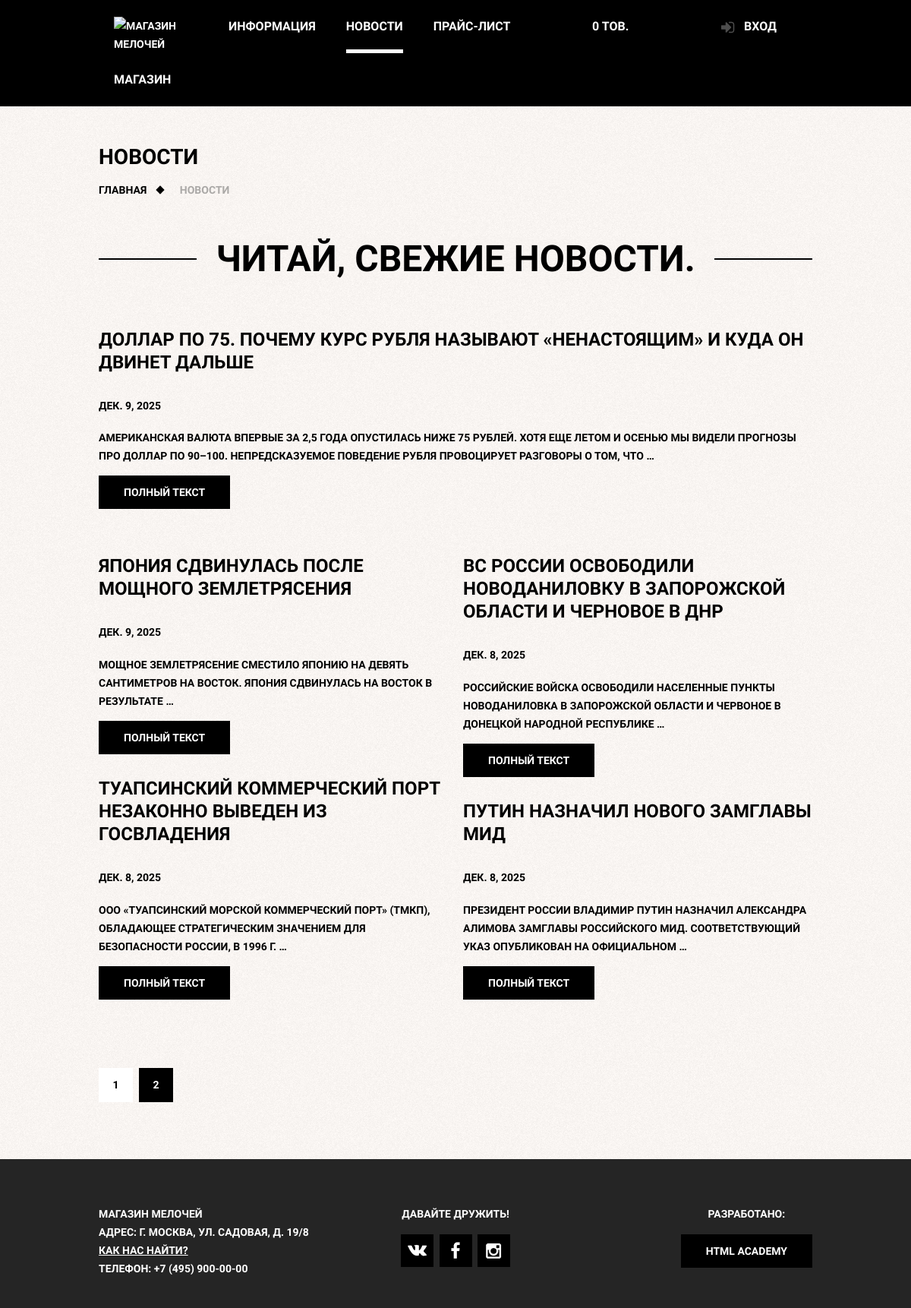
Page /news/ on the committed database.
### barber_baseapp/models.py (models this page shows, shortened)
class News(models.Model):
    title = models.CharField(max_length=250, db_index=True)
    slug = models.SlugField(max_length=250, blank=True, unique=True)
    body = RichTextUploadingField(blank=True, null=True)
    date = models.DateField()
    def get_absolute_url(self):
        return reverse('news_detail', kwargs={'slug': self.slug})
    class Meta:
        ordering = ['-date']

### barber_baseapp/views.py (the view)
# urls.py: path('news/', NewsListView.as_view(), name='news_page'),
class NewsListView(ListView):
	template_name = 'barber_baseapp/news.html'
	context_object_name = 'news'
	paginate_by = 4
	def get_context_data(self, **kwargs):
		context = super(NewsListView, self).get_context_data(**kwargs)
		context['last_news'] = News.objects.all().first()
		return context
	def get_queryset(self):
		return News.objects.all()[1:]

### barber_account/context_processors.py (called while the page is built)
def loginform(request):
    return {'form': LoginForm}

### barber_cart/cart.py (called while the page is built)
    def __len__(self):
        return sum(item['quantity'] for item in self.cart.values())

### barber_cart/context_processors.py (called while the page is built)
def cart(request):
	return {'cart': Cart(request)}

### barber_baseapp/templates/barber_baseapp/news.html (shortened to what this page needs)
{% extends 'base.html' %}
{% load static %}
{% block bodyclass%}
	class="inner-page"
{% endblock %}
{% block content %}
    <h1 class="inner-page-title">
        Новости
    </h1>
    <ul class="breadcrumbs">
        <li><a href="{% url 'main_page' %}">Главная</a></li>
        <li class="current">Новости</li>
    </ul>
    <div class="inner-content">
        <div class="big-heading">
            <h2>Читай, свежие новости.</h2>
        </div>
		<div class="inner-columns clearfix">
			{% include 'barber_baseapp/include/news_card.html' with n=last_news w_count="30" %}
		</div>
		<div class="inner-columns clearfix">
			{% for item in news %}
				{% if forloop.counter|divisibleby:2 %}
					<div class="inner-columns-right">
						{% include 'barber_baseapp/include/news_card.html' with n=item w_count="15" %}
					</div>
				{% else %}
					<div class="inner-columns-left">
						{% include 'barber_baseapp/include/news_card.html' with n=item w_count="15" %}
					</div>
				{% endif %}
			{% endfor %}
        </div>
		{% include 'include/pagination.html' with path_parameters='' %}
    </div>
{% endblock %}

### barber_baseapp/templates/barber_baseapp/include/news_card.html
<h2>{{ n.title }}</h2>
<h4>{{ n.date }}</h4>
<p class="short-text">{{ n.body|truncatewords:w_count|safe }}</p>
<a href="{{ n.get_absolute_url }}" class="btn">Полный текст</a>

### static/css/style.css (style rules this page uses)
html, body { margin: 0; padding: 0; }
body { min-width: 960px; font-weight: 700; font-size: 14px; line-height: 24px; font-family: "PT Sans Narrow", "Arial", sans-serif; color: #ffffff; text-transform: uppercase; background: #000000 url(../images/tint.png) no-repeat center top; }
.inner-page { color: #000000; background: #f8f3f0 url(../images/pattern-white.jpg) repeat; }
.clearfix::after { content: ""; display: table; clear: both; }
.btn { display: inline-block; padding: 10px 33px; margin-right: 16px; font-weight: 700; font-size: 14px; line-height: 24px; font-family: "PT Sans Narrow", "Arial", sans-serif; text-transform: uppercase; text-decoration: none; vertical-align: top; text-align: center; color: #ffffff; background-color: #000000; border: none; outline: none; cursor: pointer; }
.breadcrumbs { margin: 0; padding: 0; list-style: none; }
.breadcrumbs li { position: relative; display: inline; padding-right: 40px; }
.breadcrumbs a { color: #000000; text-decoration: none; }
.breadcrumbs .current { color: #aba9a7; }
.breadcrumbs li::after { content: ""; position: absolute; top: 4px; right: 18px; width: 8px; height: 8px; background-color: #000000; transform: rotate(45deg); }
.breadcrumbs .current::after { content: none; }
.inner-content { margin-bottom: 75px; }
.inner-content h2 { margin-top: 60px; margin-bottom: 30px; font-size: 24px; line-height: 30px; }
.inner-content p { margin: 14px 0; }
.big-heading { margin-top: 55px; margin-bottom: 65px; text-align: center; }
.big-heading h2 { position: relative; display: inline; z-index: 2; margin: 0; padding:0 25px; font-size: 48px; line-height: 48px; text-align: center; background: #f5f3f0 url(../images/pattern-white.jpg) repeat; }
.big-heading::after { content: ""; position: relative; top: -25px; z-index: 1; display: block; border-bottom: 2px solid #000000; }
.inner-columns { margin: 60px 0; }
.inner-columns-left, .inner-columns-right { width: 460px; padding-bottom: 30px; }
.inner-columns-left { float: left; }
.inner-columns-right { float: right; }
.inner-columns-left *:first-child, .inner-columns-right *:first-child { margin-top: 0; }
.inner-columns-left *:last-child, .inner-columns-right *:last-child { margin-bottom: 0; }
.short-text { padding-right: 80px; }

### rows in the picture
News: title "ДОЛЛАР ПО 75. ПОЧЕМУ КУРС РУБЛЯ НАЗЫВАЮТ «НЕНАСТОЯЩИМ» И КУДА ОН ДВИНЕТ ДАЛЬШЕ", date "ДЕК. 9, 2025", body "АМЕРИКАНСКАЯ ВАЛЮТА ВПЕРВЫЕ ЗА 2,5 ГОДА ОПУСТИЛАСЬ НИЖЕ 75 РУБЛЕЙ. ХОТЯ ЕЩЕ ЛЕТОМ И ОСЕНЬЮ МЫ ВИДЕЛИ ПРОГНОЗЫ ПРО ДОЛЛАР ПО 90–100. НЕПРЕДСКАЗУЕМОЕ ПОВЕДЕНИЕ РУБЛЯ ПРОВОЦИРУЕТ РАЗГОВОРЫ О ТОМ, ЧТО …"
News: title "ЯПОНИЯ СДВИНУЛАСЬ ПОСЛЕ МОЩНОГО ЗЕМЛЕТРЯСЕНИЯ", date "ДЕК. 9, 2025", body "МОЩНОЕ ЗЕМЛЕТРЯСЕНИЕ СМЕСТИЛО ЯПОНИЮ НА ДЕВЯТЬ САНТИМЕТРОВ НА ВОСТОК. ЯПОНИЯ СДВИНУЛАСЬ НА ВОСТОК В РЕЗУЛЬТАТЕ …"
News: title "ВС РОССИИ ОСВОБОДИЛИ НОВОДАНИЛОВКУ В ЗАПОРОЖСКОЙ ОБЛАСТИ И ЧЕРНОВОЕ В ДНР", date "ДЕК. 8, 2025", body "РОССИЙСКИЕ ВОЙСКА ОСВОБОДИЛИ НАСЕЛЕННЫЕ ПУНКТЫ НОВОДАНИЛОВКА В ЗАПОРОЖСКОЙ ОБЛАСТИ И ЧЕРВОНОЕ В ДОНЕЦКОЙ НАРОДНОЙ РЕСПУБЛИКЕ …"
News: title "ТУАПСИНСКИЙ КОММЕРЧЕСКИЙ ПОРТ НЕЗАКОННО ВЫВЕДЕН ИЗ ГОСВЛАДЕНИЯ", date "ДЕК. 8, 2025", body "ООО «ТУАПСИНСКИЙ МОРСКОЙ КОММЕРЧЕСКИЙ ПОРТ» (ТМКП), ОБЛАДАЮЩЕЕ СТРАТЕГИЧЕСКИМ ЗНАЧЕНИЕМ ДЛЯ БЕЗОПАСНОСТИ РОССИИ, В 1996 Г. …"
News: title "ПУТИН НАЗНАЧИЛ НОВОГО ЗАМГЛАВЫ МИД", date "ДЕК. 8, 2025", body "ПРЕЗИДЕНТ РОССИИ ВЛАДИМИР ПУТИН НАЗНАЧИЛ АЛЕКСАНДРА АЛИМОВА ЗАМГЛАВЫ РОССИЙСКОГО МИД. СООТВЕТСТВУЮЩИЙ УКАЗ ОПУБЛИКОВАН НА ОФИЦИАЛЬНОМ …"

### other values in the picture
{{ p }} "1"
{{ p }} "2"
